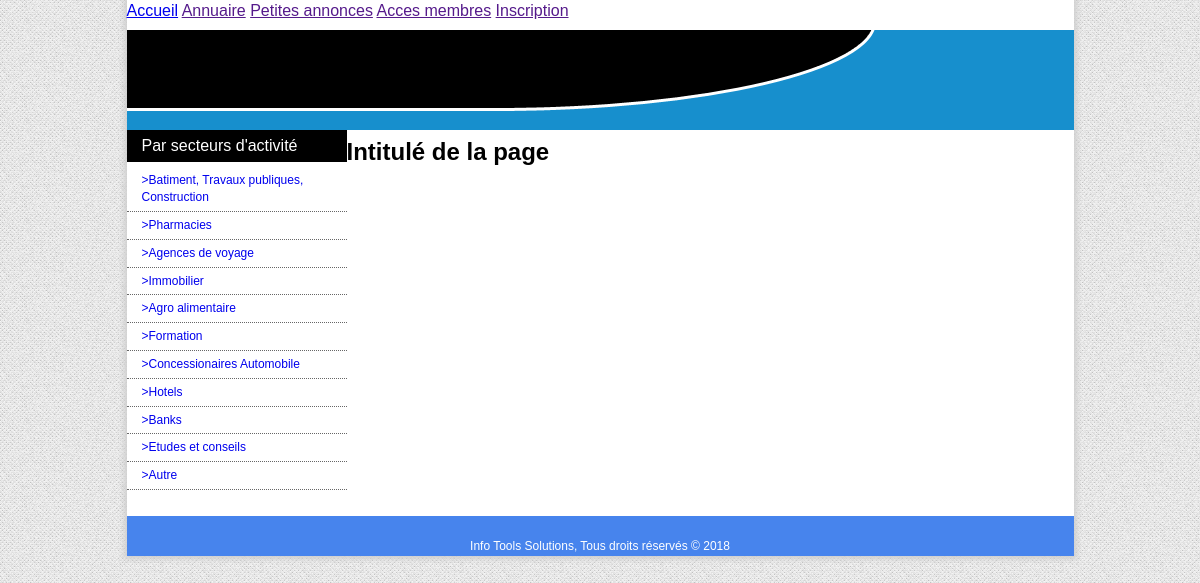
Screenshot of /entreprise.php with the database file from the repository.
### tables this page shows
CREATE TABLE `categorie` (
  `id` int(11) NOT NULL,
  `nom` varchar(255) NOT NULL
);

### cat.php (the view)
<?php
include("connexion.php");
$sql=$bdd->query("SELECT * FROM categorie");
echo'<ul>';
while($resultat=$sql->fetch()){
	$id=$resultat["id"];
	echo '<li><a href="entreprise.php?id='.$id.'">>'.$resultat["nom"].'</a></li>';
	}
echo'</ul>';
?>

### css.css (style rules this page uses)
body { font: 100%/1.4 Arial, Helvetica, sans-serif; background-color: #fff; margin: 0; padding: 0; color: #000; background-image:url('imgs/bgnoise_lg.png'); }
ul, ol, dl { padding: 0; margin: 0; }
ul.nav li { border-bottom: 1px dotted #666; list-style:none; font-size:12px; }
ul.nav a, ul.nav a:visited { padding: 5px 5px 5px 15px; display: block; width: 200px; text-decoration: none; }

### rows the page displays
categorie: nom "Batiment, Travaux publiques, Construction"
categorie: nom "Pharmacies"
categorie: nom "Agences de voyage"
categorie: nom "Immobilier"
categorie: nom "Agro alimentaire"
categorie: nom "Formation"
categorie: nom "Concessionaires Automobile"
categorie: nom "Hotels"
categorie: nom "Banks"
categorie: nom "Etudes et conseils"
categorie: nom "Autre"
